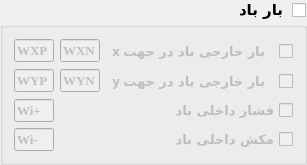
                <widget class="QGroupBox" name="grBox_T1_GB1_4">
                 <property name="minimumSize">
                  <size>
                   <width>250</width>
                   <height>0</height>
                  </size>
                 </property>
                 <property name="font">
                  <font>
                   <family>B Nazanin</family>
                   <pointsize>11</pointsize>
                   <weight>75</weight>
                   <bold>true</bold>
                  </font>
                 </property>
                 <property name="layoutDirection">
                  <enum>Qt::RightToLeft</enum>
                 </property>
                 <property name="title">
                  <string>بار باد</string>
                 </property>
                 <property name="checkable">
                  <bool>true</bool>
                 </property>
                 <property name="checked">
                  <bool>false</bool>
                 </property>
                 <layout class="QGridLayout" name="gridLayout_16">
                  <item row="0" column="0">
                   <widget class="QCheckBox" name="chBox_T1_GB1_GB4_1">
                    <property name="font">
                     <font>
                      <family>B Nazanin</family>
                      <pointsize>10</pointsize>
                      <weight>75</weight>
                      <bold>true</bold>
                     </font>
                    </property>
                    <property name="text">
                     <string>x بار خارجی باد در جهت  </string>
                    </property>
                    <property name="checked">
                     <bool>false</bool>
                    </property>
                   </widget>
                  </item>
                  <item row="0" column="1">
                   <widget class="QLineEdit" name="liEdit_T1_GB1_GB4_2">
                    <property name="minimumSize">
                     <size>
                      <width>40</width>
                      <height>0</height>
                     </size>
                    </property>
                    <property name="maximumSize">
                     <size>
                      <width>40</width>
                      <height>16777215</height>
                     </size>
                    </property>
                    <property name="font">
                     <font>
                      <family>Times New Roman</family>
                      <pointsize>10</pointsize>
                      <weight>75</weight>
                      <bold>true</bold>
                     </font>
                    </property>
                    <property name="text">
                     <string>WXN</string>
                    </property>
                   </widget>
                  </item>
                  <item row="0" column="2">
                   <widget class="QLineEdit" name="liEdit_T1_GB1_GB4_1">
                    <property name="minimumSize">
                     <size>
                      <width>40</width>
                      <height>0</height>
                     </size>
                    </property>
                    <property name="maximumSize">
                     <size>
                      <width>40</width>
                      <height>16777215</height>
                     </size>
                    </property>
                    <property name="font">
                     <font>
                      <family>Times New Roman</family>
                      <pointsize>10</pointsize>
                      <weight>75</weight>
                      <bold>true</bold>
                     </font>
                    </property>
                    <property name="text">
                     <string>WXP</string>
                    </property>
                   </widget>
                  </item>
                  <item row="1" column="0">
                   <widget class="QCheckBox" name="chBox_T1_GB1_GB4_2">
                    <property name="font">
                     <font>
                      <family>B Nazanin</family>
                      <pointsize>10</pointsize>
                      <weight>75</weight>
                      <bold>true</bold>
                     </font>
                    </property>
                    <property name="text">
                     <string>y بار خارجی باد در جهت  </string>
                    </property>
                    <property name="checked">
                     <bool>false</bool>
                    </property>
                   </widget>
                  </item>
                  <item row="1" column="1">
                   <widget class="QLineEdit" name="liEdit_T1_GB1_GB4_4">
                    <property name="minimumSize">
                     <size>
                      <width>40</width>
                      <height>0</height>
                     </size>
                    </property>
                    <property name="maximumSize">
                     <size>
                      <width>40</width>
                      <height>16777215</height>
                     </size>
                    </property>
                    <property name="font">
                     <font>
                      <family>Times New Roman</family>
                      <pointsize>10</pointsize>
                      <weight>75</weight>
                      <bold>true</bold>
                     </font>
                    </property>
                    <property name="text">
                     <string>WYN</string>
                    </property>
                   </widget>
                  </item>
                  <item row="1" column="2">
                   <widget class="QLineEdit" name="liEdit_T1_GB1_GB4_3">
                    <property name="minimumSize">
                     <size>
                      <width>40</width>
                      <height>0</height>
                     </size>
                    </property>
                    <property name="maximumSize">
                     <size>
                      <width>40</width>
                      <height>16777215</height>
                     </size>
                    </property>
                    <property name="font">
                     <font>
                      <family>Times New Roman</family>
                      <pointsize>10</pointsize>
                      <weight>75</weight>
                      <bold>true</bold>
                     </font>
                    </property>
                    <property name="text">
                     <string>WYP</string>
                    </property>
                   </widget>
                  </item>
                  <item row="2" column="0">
                   <widget class="QCheckBox" name="chBox_T1_GB1_GB4_3">
                    <property name="font">
                     <font>
                      <family>B Nazanin</family>
                      <pointsize>10</pointsize>
                      <weight>75</weight>
                      <bold>true</bold>
                     </font>
                    </property>
                    <property name="text">
                     <string>فشار داخلی باد</string>
                    </property>
                    <property name="checked">
                     <bool>false</bool>
                    </property>
                   </widget>
                  </item>
                  <item row="2" column="2">
                   <widget class="QLineEdit" name="liEdit_T1_GB1_GB4_5">
                    <property name="minimumSize">
                     <size>
                      <width>40</width>
                      <height>0</height>
                     </size>
                    </property>
                    <property name="maximumSize">
                     <size>
                      <width>40</width>
                      <height>16777215</height>
                     </size>
                    </property>
                    <property name="font">
                     <font>
                      <family>Times New Roman</family>
                      <pointsize>10</pointsize>
                      <weight>75</weight>
                      <bold>true</bold>
                     </font>
                    </property>
                    <property name="text">
                     <string>Wi+</string>
                    </property>
                   </widget>
                  </item>
                  <item row="3" column="0">
                   <widget class="QCheckBox" name="chBox_T1_GB1_GB4_4">
                    <property name="font">
                     <font>
                      <family>B Nazanin</family>
                      <pointsize>10</pointsize>
                      <weight>75</weight>
                      <bold>true</bold>
                     </font>
                    </property>
                    <property name="text">
                     <string>مکش داخلی باد</string>
                    </property>
                    <property name="checked">
                     <bool>false</bool>
                    </property>
                   </widget>
                  </item>
                  <item row="3" column="2">
                   <widget class="QLineEdit" name="liEdit_T1_GB1_GB4_6">
                    <property name="minimumSize">
                     <size>
                      <width>40</width>
                      <height>0</height>
                     </size>
                    </property>
                    <property name="maximumSize">
                     <size>
                      <width>40</width>
                      <height>16777215</height>
                     </size>
                    </property>
                    <property name="font">
                     <font>
                      <family>Times New Roman</family>
                      <pointsize>10</pointsize>
                      <weight>75</weight>
                      <bold>true</bold>
                     </font>
                    </property>
                    <property name="text">
                     <string>Wi-</string>
                    </property>
                   </widget>
                  </item>
                 </layout>
                </widget>
